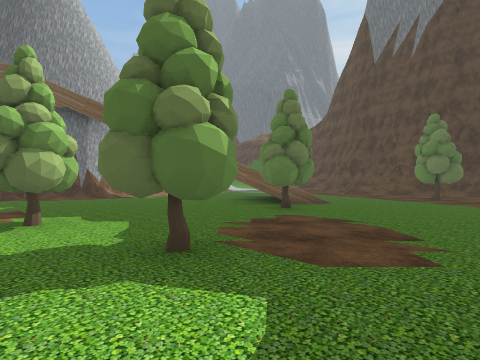
[1] (above)

23 first-person views from a walk through a scene from a Unity 3-D project. The camera is 1.4 m above the floor, looks level and sees 80° across. The floor is counted in squares, 2 m on a side. Each view is taken from the middle of a square. On the plan, view 1 faces up. The plan holds only what a view shows up to about 10 squares ahead; the rest is blank. The place goes on beyond the plan. Some animated figures are not drawn. Some surface patterns are stand-ins.

[2]
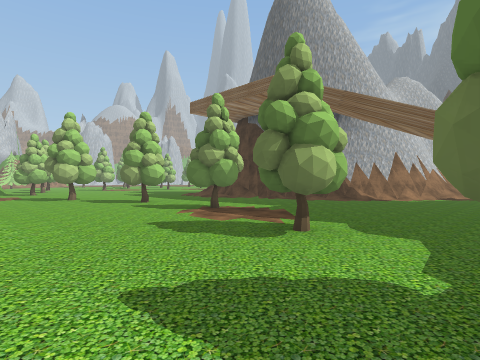

[3]
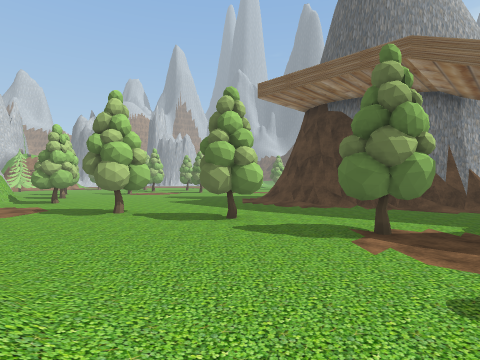

[4]
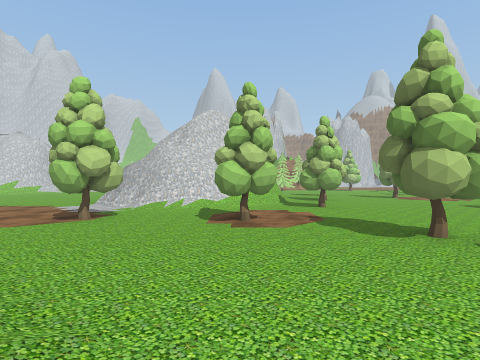

[5]
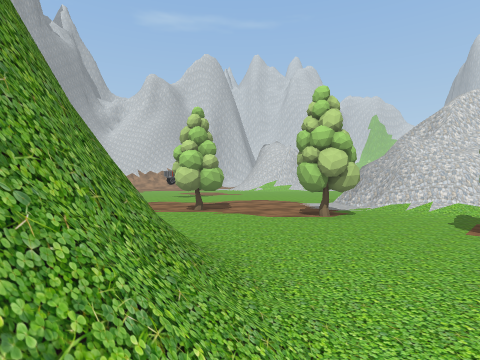

[6]
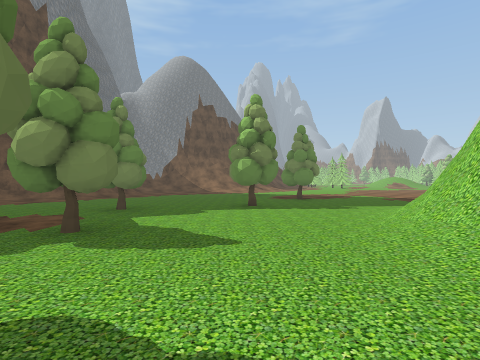

[7]
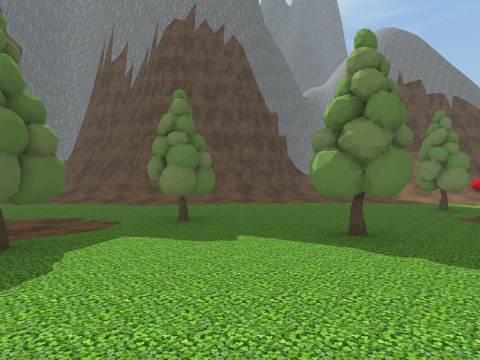

[8]
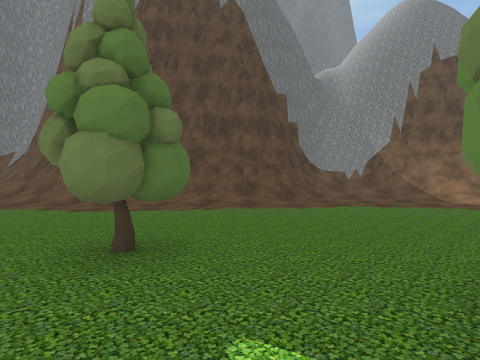

[9]
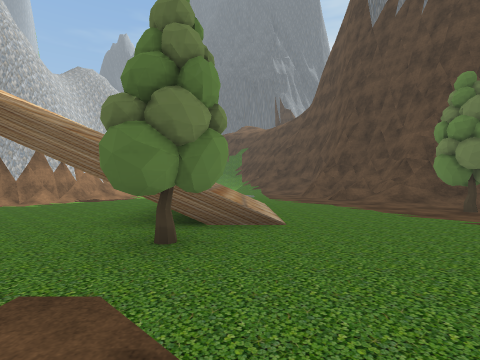

[10]
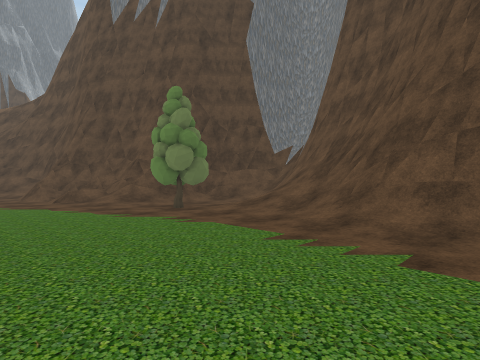

[11]
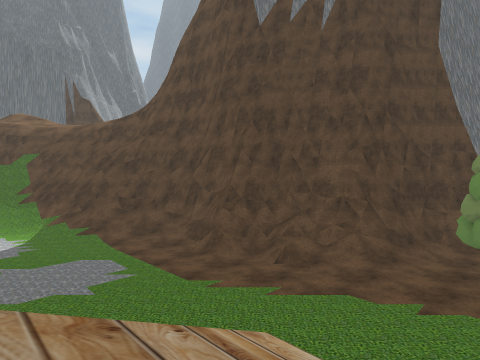

[12]
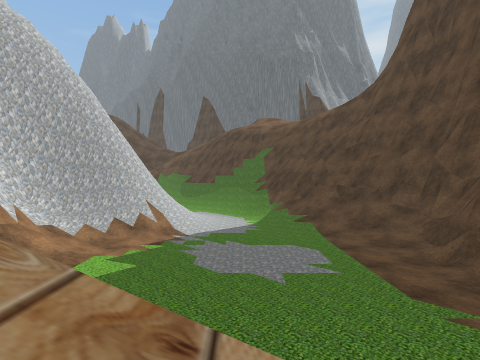

[13]
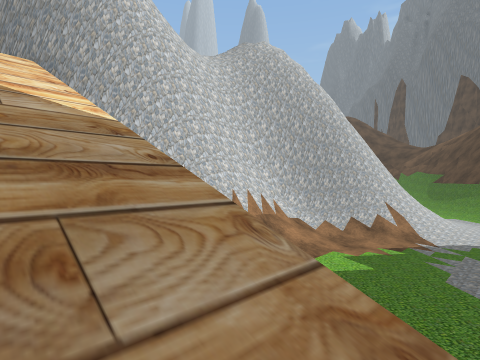

[14]
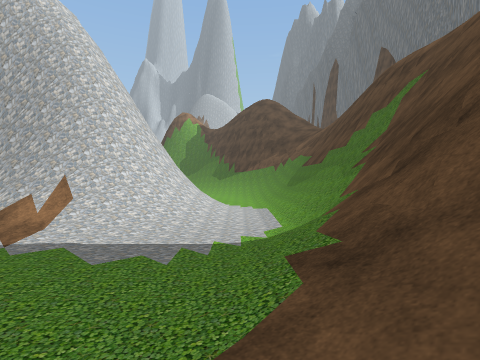

[15]
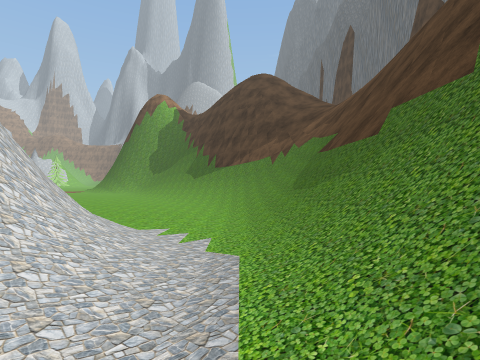

[16]
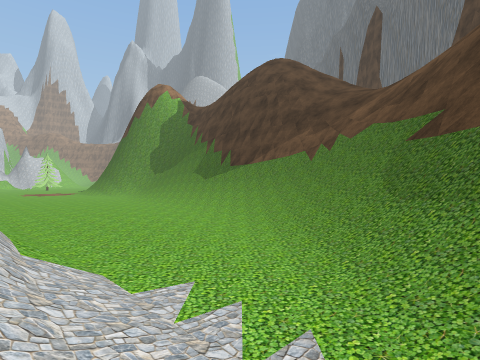

[17]
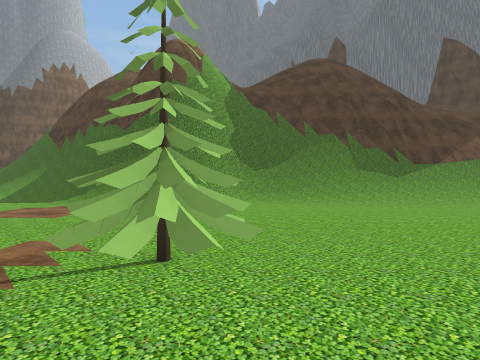

[18]
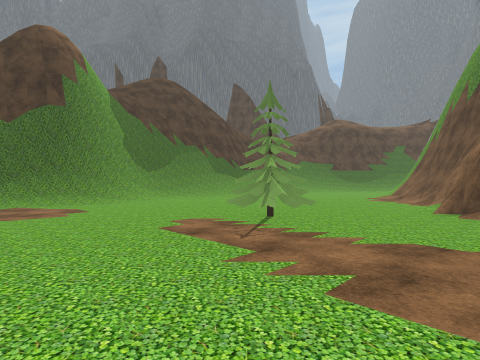

[19]
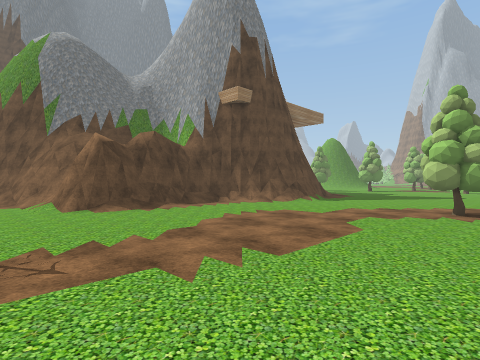

[20]
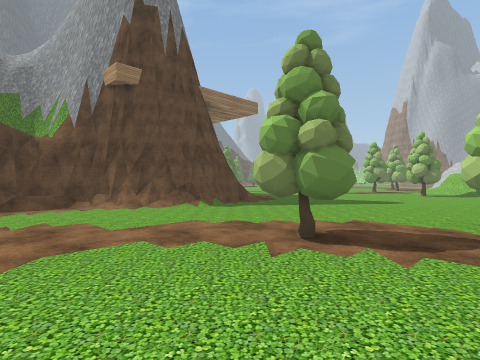

[21]
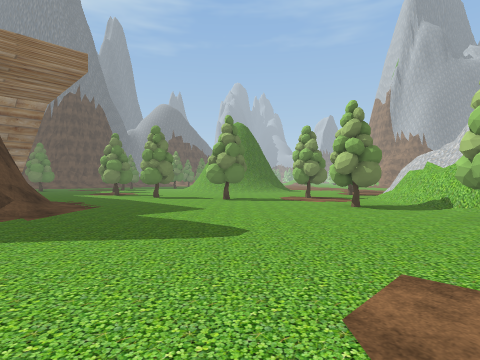

[22]
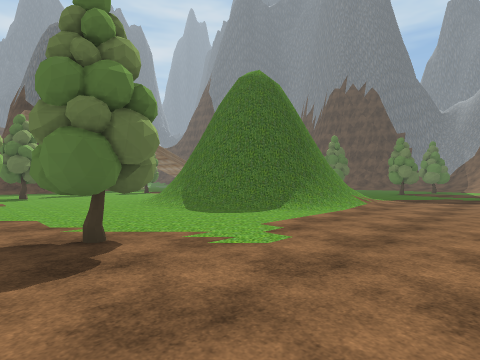

[23]
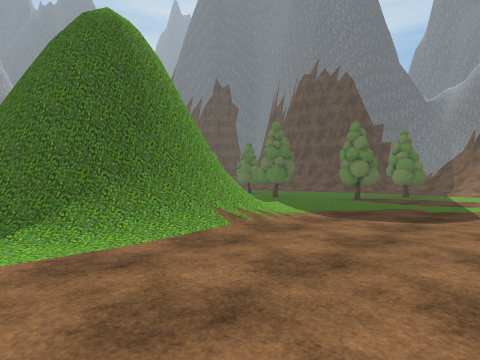

### Floor plan
Key: @ floor where view 1 was taken; # wall or solid block; . floor; / step, stairs or slope; = window, fence, low wall or low ledge; v drop or lower ground; O other object.
Columns run from 20 left of view 1 to 10 right of it. Each row starts with its distance up from view 1.
 31              #////
 30 /#   ###########///
 29 /#####/////////=v#vv/
 28 ./////..//////////#vv/
 27 ...............////# v/
 26  ................//##vv/
 25   ................//###v
 24  ..................//###
 23  ....OO.....     =////##v
 22  ....O....../#   ##////##
 21  .........//##   ##//./=####
 20  .......#####    ##//.//=##
 19  .......##       ##/...//##
 18 ........##      ##//....//#
 17 .........#      #//......##
 16 .........#      #//......###
 15 ..O.....##      #/ ....../=##
 14 .......##       #/.......//##
 13 O......##      ##........./###
 12 O......#      ##....///....//##
 11 .......##   ###.....///....O./#
 10 ........#####......./ /....O.//
  9 .........///......../ /.....//#
  8 .....................O......//#
  7 .....................OO...../##
  6 ..........O..OO............/=##
  5 O.........OO.O...O........./##
  4 OO.O...OO.......OO........./#
  3  /.O...............OO....../#
  2  #=.........................##
  1  ###..O.....////.....OO..../##
  0    #/....../#  #/...@......//#
 -1    #/...../##  ##...O......./#
 -2    #/.O.../##   #/..OO....../#
 -3   ##..O.../##    /.........../
 -4   #........##### /............
 -5   .....OO...###=/....O..O..../
 -6   .....O.....///.......OO...//
 -7   ..  ......................//
 -8       ...................   //
 -9       ...........

Where each view was taken, in squares from view 1:
view 1: 0 up, 0 right, facing up
view 2: 1 up, 1 left, facing up-left
view 3: 1 up, 5 left, facing up-left
view 4: 1 up, 8 left, facing left
view 5: 1 up, 8 left, facing down-left
view 6: 4 up, 5 left, facing down-right
view 7: 0 up, 4 left, facing right
view 8: 0 up, 1 left, facing right
view 9: 4 up, 2 right, facing up
view 10: 4 up, 3 right, facing up-right
view 11: 10 up, 0 right, facing up-right
view 12: 11 up, 1 right, facing up
view 13: 11 up, 1 right, facing up-left
view 14: 18 up, 4 right, facing up-left
view 15: 22 up, 1 right, facing up-left
view 16: 23 up, 1 left, facing up-left
view 17: 20 up, 14 left, facing up
view 18: 19 up, 19 left, facing up-right
view 19: 22 up, 19 left, facing down-right
view 20: 18 up, 20 left, facing down-right
view 21: 11 up, 20 left, facing down-right
view 22: 9 down, 14 left, facing up-right
view 23: 9 down, 9 left, facing up-right
